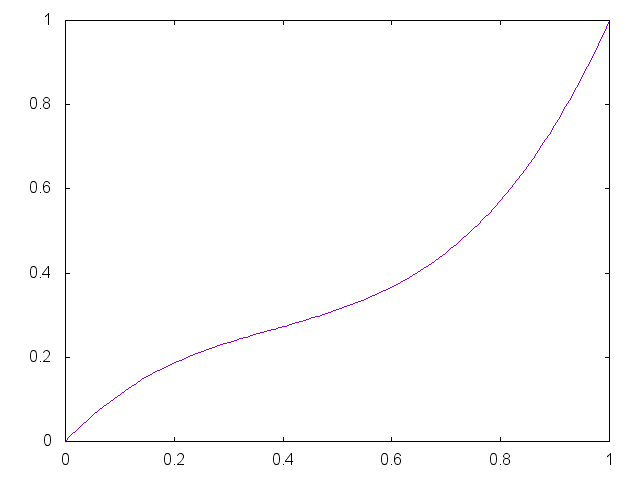

Write the gnuplot code that produced this figure.


set term png

set output "generate/static/generate/bezier-0.45-0.05.png"
plot '-' smooth bezier notitle
0 0
0.33 0.45
0.67 0.05 
1 1
e

reset;
